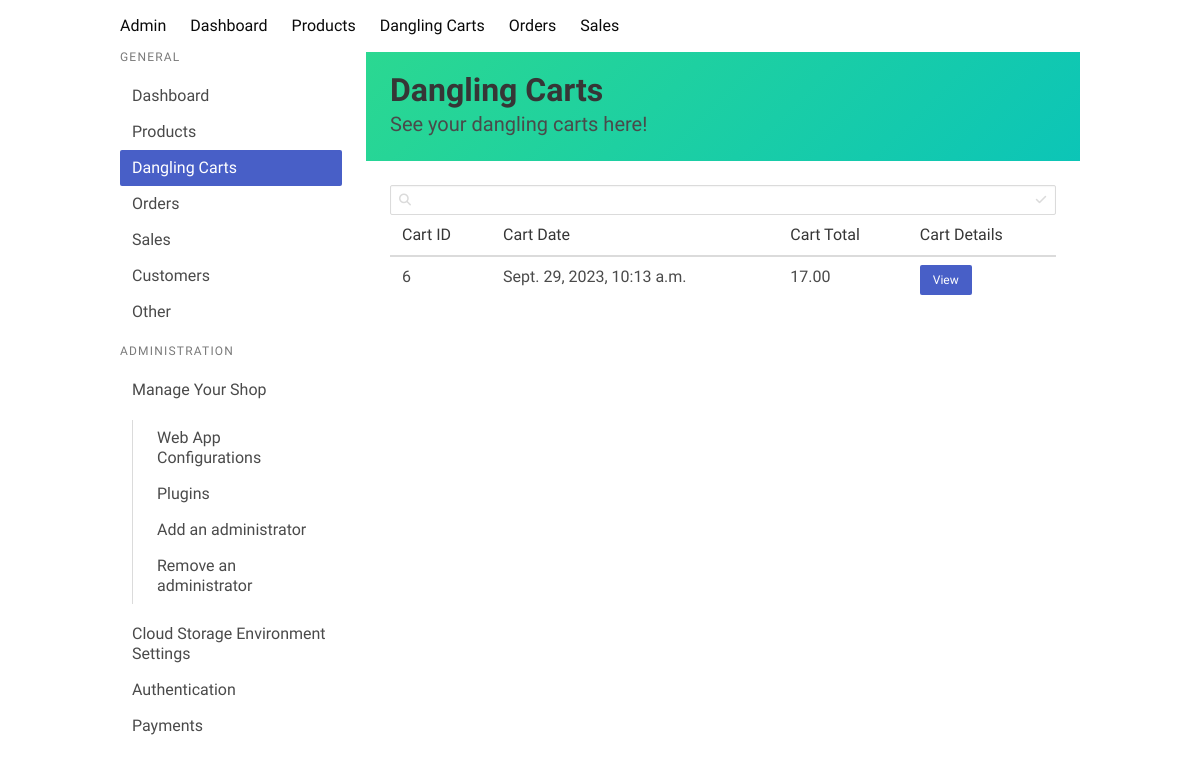
Before: /dangling_carts/ with the older database file.
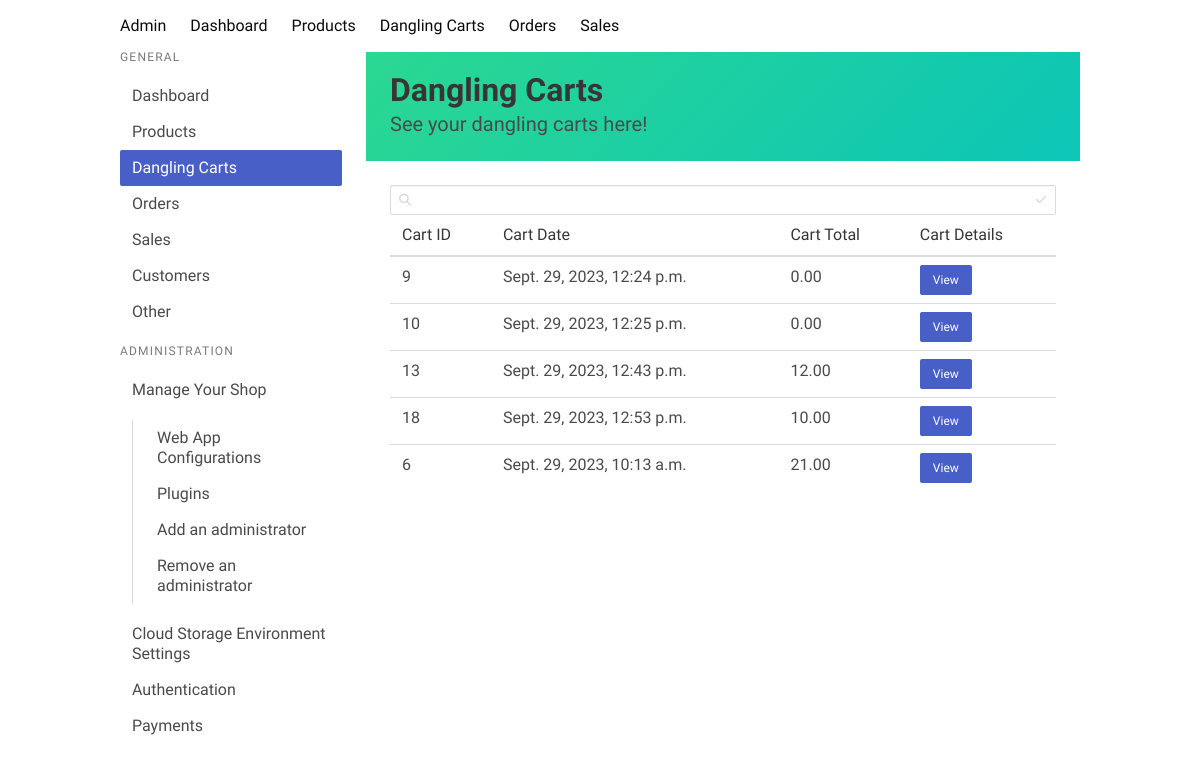
After: the same page with the newer database file.
### core/models.py (models this page shows, shortened)
class Cart(models.Model):
    user = models.ForeignKey(User, on_delete=models.CASCADE, null=True, blank=True)
    products = models.ManyToManyField(Products, through='CartItem')
    total = models.DecimalField(max_digits=10, decimal_places=2, default=0)
    date_of_creation = models.DateTimeField(auto_now_add=True)

class AnonymousCart(models.Model):
    user = models.ForeignKey(User, on_delete=models.CASCADE, null=True, blank=True)
    products = models.ManyToManyField(Products, through='AnonymousCartItem')
    total = models.DecimalField(max_digits=10, decimal_places=2, default=0)
    date_of_creation = models.DateTimeField(auto_now_add=True)

### core/views.py (the view)
# urls.py: path('dangling_carts/', views.admin_carts, name='dangling_carts'),
def admin_carts(request):
    carts = []
    anonymous_carts = AnonymousCart.objects.all()
    ver_carts = Cart.objects.all()
    carts = list(chain(anonymous_carts, ver_carts))
    return render(request, 'shop/carts.html', {'carts': carts})

### core/context_processors.py (called while the page is built)
def categories(request):
    return {
        'categories': ProductCategory.objects.all()
    }

def cart(request):
    if request.user.is_authenticated:
        print(request.user)
        try:
            cart = Cart.objects.get(user=request.user)
            print(cart.cartitem_set)
            cart = cart.cartitem_set.count()
            return {
                'cart': cart
            }
        except:
            return {
                'cart': 0
            }
    else:
        cart_id = request.session.get('cart_id')
        print(cart_id)
        if cart_id:
            try:
                cart = AnonymousCart.objects.get(id=cart_id)
                cart = cart.anonymouscartitem_set.count()
                return {
                    'cart': cart
                }
            except:
                return {
                    'cart': 0
                }
        else:
            return {
                'cart': 0
            }

### core/templates/shop/carts.html (shortened to what this page needs)
{% extends 'shop/base.html' %}
{% load static %}
{% block content %}
<section class="hero is-colorful welcome is-small is-fixed-top">
    <div class="hero-body">
        <div class="container">
            <h1 class="title">
                Dangling Carts
            </h1>
            <h2 class="subtitle">
                See your dangling carts here!
            </h2>
        </div>
    </div>
</section>
<div class="card-content">
    <div class="content">
        <div class="control has-icons-left has-icons-right inventory-search">
            <input class="input is-small" type="text" placeholder="">
            <span class="icon is-medium is-left">
            </span>
            <span class="icon is-medium is-right">
            </span>
        </div>
        <div class="inventory">
            <table id="product-table">
                <thead>
                    <td>Cart ID</td>
                    <td>Cart Date</td>
                    <td>Cart Total</td>
                    <td>Cart Details</td>
                </thead>
                <tbody>
                    {% for cart in carts %}
                    <tr>
                        <td>{{ cart.id }}</td>
                        <td>{{ cart.date_of_creation }}</td>
                        <td>{{ cart.total }}</td>
                        <td><a href="/cart_details/{{cart.id}}" class="button is-small is-link">View</a></td>
                    </tr>
                    {% endfor %}
                </tbody>
            </table>
        </div>
    </div>
</div>
{% endblock %}

Changed rows visible on the page:
added AnonymousCart: id "9", date_of_creation "Sept. 29, 2023, 12:24 p.m.", total "0.00"
added AnonymousCart: id "10", date_of_creation "Sept. 29, 2023, 12:25 p.m.", total "0.00"
added AnonymousCart: id "13", date_of_creation "Sept. 29, 2023, 12:43 p.m.", total "12.00"
added AnonymousCart: id "18", date_of_creation "Sept. 29, 2023, 12:53 p.m.", total "10.00"
changed Cart id 6: total "17.00" → "21.00"
